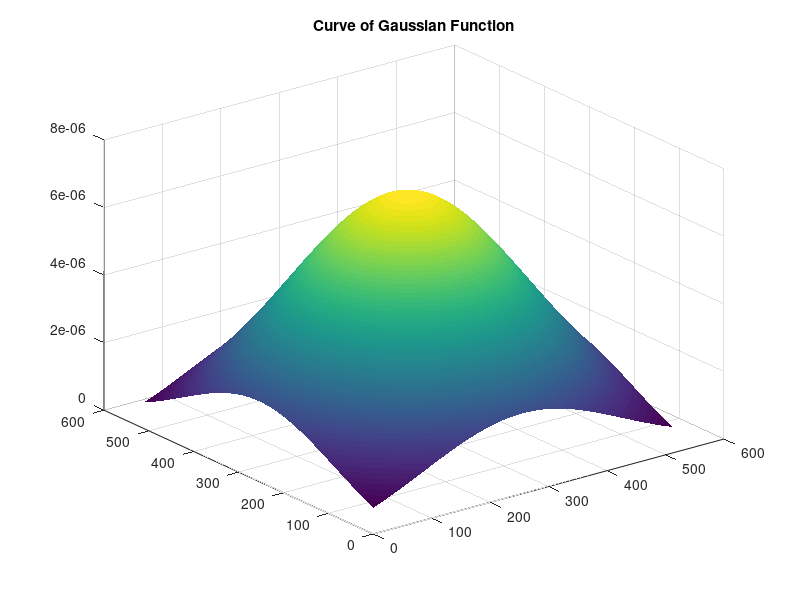
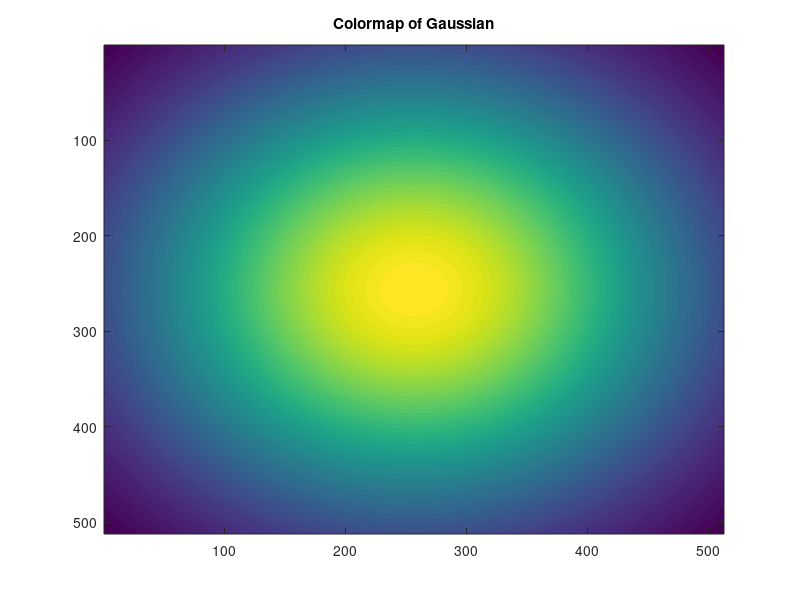
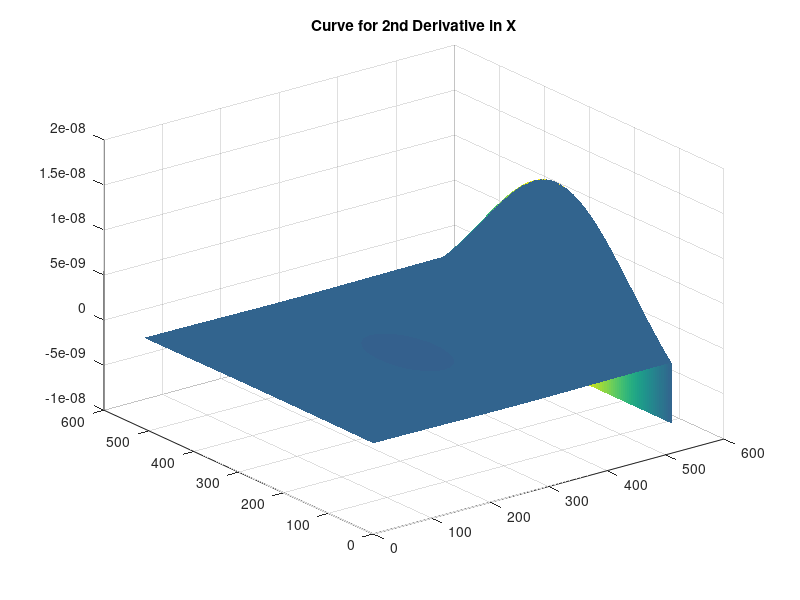
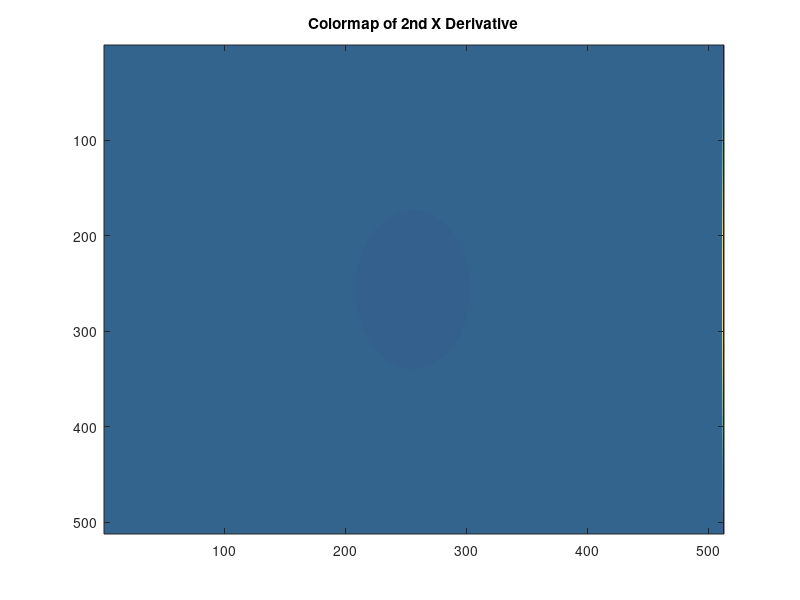

Reproduce these figures in MATLAB, in order.
%This Code is computes the second derivatives of 2-D Gaussian Function using the concept
%of finite differences using Forward Difference.

%Create Gaussian Function of size as per requirement 
gaussfunc=fspecial('gaussian',[512 512],170);
%gaussfunc=gaussfunc+0.2*rand(size(gaussfunc));   %Adding Random Noise if needed
[a, b]=size(gaussfunc);
ddx=zeros(size(gaussfunc));
ddy=zeros(size(gaussfunc));
dxy=zeros(size(gaussfunc));
surf(gaussfunc,'LineStyle','none');
title('Curve of Gaussian Function');
figure;
imagesc(gaussfunc);
title('Colormap of Gaussian');

%Second Derivative in X
for i=1:a
    for j=1:b-1
        ddx(i,j) = gaussfunc(i,j+1) - gaussfunc(i,j);
    end
end
for n=1:a
    j=b;
    ddx(n ,j)= gaussfunc(i ,j) - gaussfunc(i ,j-1);
end
for i=1:a
    for j=1:b-1
        ddx(i,j) = ddx(i,j+1) - ddx(i,j);
    end
end
for n=1:a
    j=b;
    ddx(n ,j)= ddx(i ,j) - ddx(i ,j-1);
end
figure;
surf(ddx,'LineStyle','none');
title('Curve for 2nd Derivative in X');
figure;
imagesc(ddx);
title('Colormap of 2nd X Derivative');

%Second Derivative in Y
for i=1:a-1
    for j=1:b
        ddy(i,j)=gaussfunc(i+1,j)-gaussfunc(i,j);
    end
end
for n=1:b
    i=a;
    ddy(i,n)=gaussfunc(i,n)-gaussfunc(i-1,n);
end
for i=1:a-1
    for j=1:b
        ddy(i,j)=ddy(i+1,j)-ddy(i,j);
    end
end
for n=1:b
    i=a;
    ddy(i,n)=ddy(i,n)-ddy(i-1,n);
end
figure;
surf(ddy,'LineStyle','none');
title('Curve for 2nd Derivative in Y');
figure;
imagesc(ddy);
title('Colormap of 2nd Y Derivative');

%Partial Derivative wrt x and y(del x del y)
for i=1:a
    for j=1:b-1
        dxy(i,j) = gaussfunc(i,j+1) - gaussfunc(i,j);
    end
end
for n=1:a
    j=b;
    dxy(n ,j)= gaussfunc(i ,j) - gaussfunc(i ,j-1);
end
for i=1:a-1
    for j=1:b
        dxy(i,j)=dxy(i+1,j)-dxy(i,j);
    end
end
for n=1:b
    i=a;
    dxy(i,n)=dxy(i,n)-dxy(i-1,n);
end
figure;
surf(dxy,'LineStyle','none');
title('Curve for 2nd Derivative wrt x and y');
figure;
imagesc(dxy);
title('Colormap of 2nd Derivative wrt x and y');
